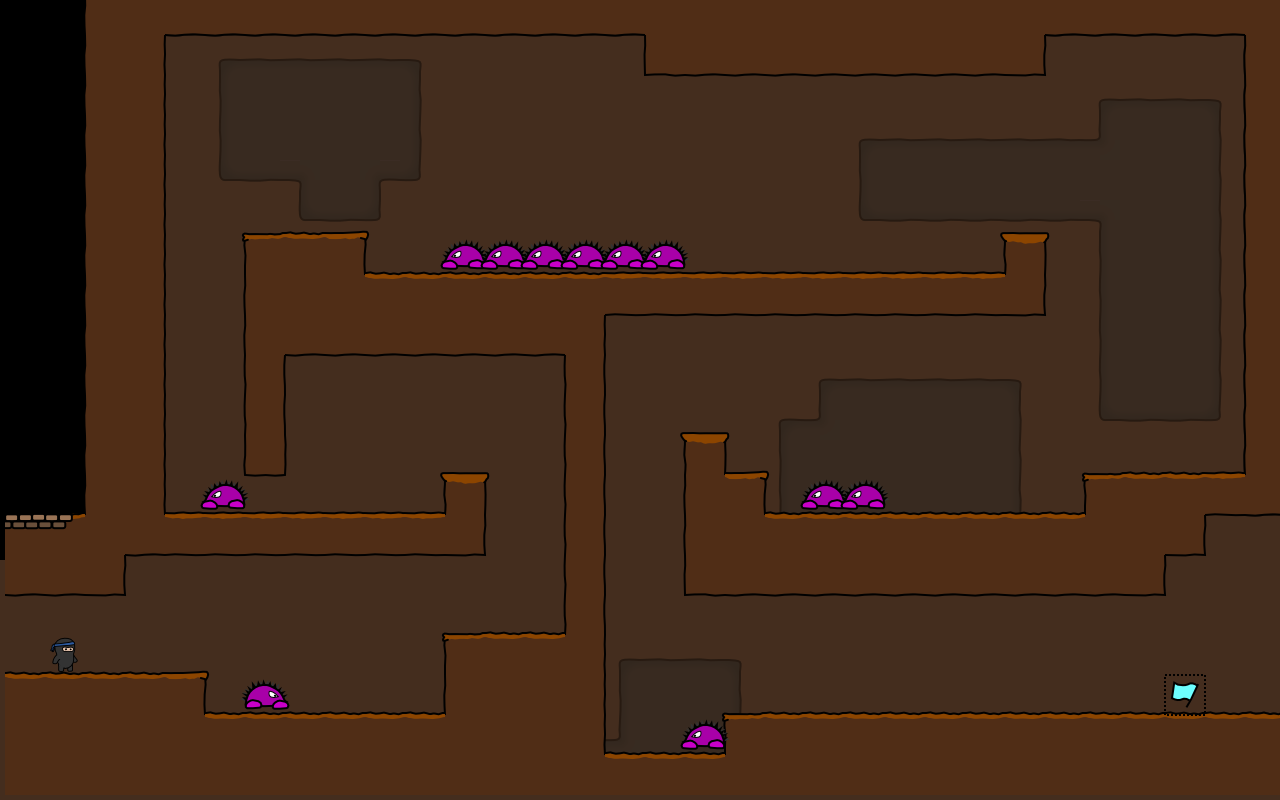

A level layout from a 2D game, rendered from its tile map. Below: a short description, then the map file with tile-grid data replaced by summaries:
An orthogonal 32x20 tile map with 40x40 px tiles, 4 tile layers (bg, walls, objects, fg), 4 tilesets.

<map version="1.0" orientation="orthogonal" width="32" height="20" tilewidth="40" tileheight="40">
 <properties>
  <property name="atl_directory" value="maps/" />
  <property name="atl_drawObjects" value="true" />
  <property name="atl_useSpritebatch" value="true" />
  <property name="atl_viewH" value="600" />
  <property name="atl_viewPadding" value="10" />
  <property name="atl_viewScaling" value="1" />
  <property name="atl_viewW" value="800" />
  <property name="atl_viewX" value="0" />
  <property name="atl_viewY" value="0" />
 </properties>
 <tileset firstgid="1" name="world1" tilewidth="50" tileheight="50">
  <image source="world1.png" width="400" height="850" />
 </tileset>
 <tileset firstgid="137" name="background" tilewidth="40" tileheight="40">
  <image source="background1.png" width="320" height="1480" />
 </tileset>
 <tileset firstgid="433" name="objectpalette" tilewidth="50" tileheight="50">
  <image source="objectpalette.png" width="400" height="500" />
 </tileset>
 <tileset firstgid="513" name="foreground" tilewidth="50" tileheight="50">
  <image source="foreground1.png" width="400" height="400" />
 </tileset>
 <layer name="bg" width="32" height="20">
  <properties>
   <property name="atl_offsetX" value="0" />
   <property name="atl_offsetY" value="0" />
   <property name="atl_parallaxX" value="1" />
   <property name="atl_parallaxY" value="1" />
  </properties>
  <data>[640 cells, 598 non-empty, 13 distinct tile ids]</data>
 </layer>
 <layer name="walls" width="32" height="20">
  <properties>
   <property name="atl_offsetX" value="0" />
   <property name="atl_offsetY" value="0" />
   <property name="atl_parallaxX" value="1" />
   <property name="atl_parallaxY" value="1" />
  </properties>
  <data>[640 cells, 241 non-empty, 22 distinct tile ids]</data>
 </layer>
 <layer name="objects" width="32" height="20">
  <properties>
   <property name="atl_offsetX" value="0" />
   <property name="atl_offsetY" value="0" />
   <property name="atl_parallaxX" value="1" />
   <property name="atl_parallaxY" value="1" />
  </properties>
  <data>[640 cells, 13 non-empty, 4 distinct tile ids]</data>
 </layer>
 <layer name="fg" width="32" height="20">
  <properties>
   <property name="atl_offsetX" value="0" />
   <property name="atl_offsetY" value="0" />
   <property name="atl_parallaxX" value="1" />
   <property name="atl_parallaxY" value="1" />
  </properties>
  <data>[640 cells, 0 non-empty, 0 distinct tile ids]</data>
 </layer>
</map>
